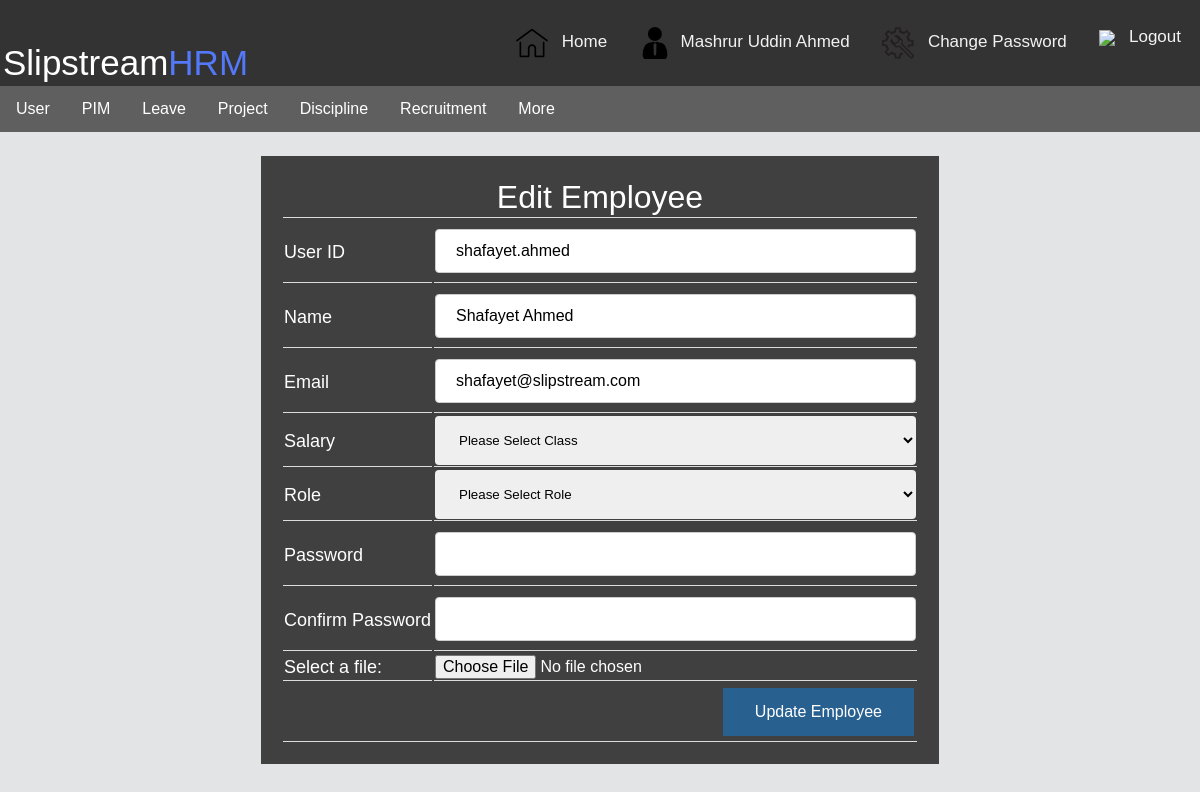
Page /?admin_user_edit&id=27 (signed in) on the committed database.
### tables this page shows
CREATE TABLE `user` (
  `id` int(100) NOT NULL,
  `user_id` varchar(250) DEFAULT NULL,
  `name` varchar(250) DEFAULT NULL,
  `password` varchar(200) DEFAULT NULL,
  `email` varchar(200) DEFAULT NULL,
  `salary` int(100) DEFAULT NULL,
  `user_type` varchar(100) DEFAULT NULL,
  `user_image` varchar(250) DEFAULT NULL,
  `job_title` varchar(200) DEFAULT NULL,
  `sub_unit` varchar(200) DEFAULT NULL,
  `married` varchar(200) DEFAULT NULL,
  `workshift` varchar(200) DEFAULT NULL,
  `smoker` varchar(100) DEFAULT NULL,
  `dob` varchar(200) DEFAULT NULL,
  `gender` varchar(100) DEFAULT NULL
);

### lib/data_access_helper.php (called while the page is built, shortened)
<?php
	$serverName = "localhost";
	$userName = "root";
	$dbName = "slipstream_hrm_system";
	function executeNonQuery($query){
		global $serverName, $userName, $password, $dbName;
		$result = false;
		$connection = mysqli_connect($serverName, $userName, "", $dbName);
		if($connection){
			$result = mysqli_query($connection, $query);
		}
		return $result;
	}
	function executeQuery($query){
		return executeNonQuery($query);
	}
?>

### data/user_data_access.php (called while the page is built, shortened)
<?php require_once(APP_ROOT."/lib/data_access_helper.php") ?>
<?php
	function getUserByIdFromDb($id){
		$query = "SELECT * FROM user WHERE id=$id";
		$result = executeQuery($query);
		$user = null;
		if($result){
			$user = mysqli_fetch_assoc($result);
		}
		return $user;
	}
?>

### core/user_service.php (called while the page is built, shortened)
<?php require_once(APP_ROOT."/data/user_data_access.php") ?>
<?php
    function getUserById($id){
        return getUserByIdFromDb($id);
    }
?>

### app/view/admin/user_edit.php (the view, shortened to what this page needs)
<?php
  $error_id = "";
	$error_password="";
	$error_confirm_password="";
	$error_name = "";
	$error_email = "";
  $error_salary="";
  $error_userType="";
  $error_user_image="";
  $user_id = $user['user_id'];
	$name = $user['name'];
	$email = $user['email'];
?>
<!DOCTYPE HTML PUBLIC "-//W3C//DTD HTML 4.01//EN" "http://www.w3.org/TR/html4/strict.dtd">
<html>
<head>
  <link rel="stylesheet" type="text/css" href="/Slipstream_HRM_System/app/view/css/edit.css">
</head>
<body bgcolor="#e3e4e5">
<div>
   <center>
      <form method="post" enctype="multipart/form-data"  onsubmit="return validateForm()" name="myForm">
       <table  style="margin-bottom: 100px;" align="center" class="edittable" style="width: 100%">
          <tr align="center">
             <td colspan="2" style="text-align: center">
                <font size="6">	Edit Employee </font>
             </td>
          </tr>
          <tr align="center">
             <td>
                <font size="4">	User ID </font>
             </td>
             <td>
                <input type="text" value="<?= $user_id; ?>" name="user_id" size=45/><br/><span class="error"><?php echo $error_id; ?></span>
             </td>
          </tr>
          <tr align="center">
             <td>
                <font size="4">	Name </font>
             </td>
             <td>
                <input type="text" value="<?= $name; ?>" name="name" size=45 readonly="readonly"/><br/><span class="error"><?php echo $error_name; ?></span>
             </td>
          </tr>
          <tr align="center">
             <td>
                <font size="4">	Email </font>
             </td>
             <td>
                <input type="text" value="<?= $email; ?>" name="email" size=45/><br/><span class="error"><?php echo $error_email; ?></span>
             </td>
          </tr>
           <tr align="center">
             <td>
                <font size="4"> Salary </font>
             </td>
             <td>
                <select name="salary" >
                   <option value="">Please Select Class</option>
                </select>
                <br/><span class="error"><?php echo $error_salary; ?></span>
             </td>
          </tr>
          <tr align="center">
             <td>
                <font size="4">	Role </font>
             </td>
             <td>
                <select name="userType" >
                   <option value="">Please Select Role</option>
                </select>
                <br/><span class="error"><?php echo $error_userType; ?></span>
             </td>
          </tr>
          <tr align="center">
             <td>
                <font size="4">Password </font>
             </td>
             <td>
                <input type="password" name="password" size=45/>
                <br/><span class="error"><?php echo $error_password; ?></span>
             </td>
          </tr>
           <tr align="center">
             <td>
                <font size="4">Confirm Password</font>
             </td>
             <td>
                <input type="password" name="confirmPassword" size=45/>
                <br/><span class="error"><?php echo $error_confirm_password; ?></span>
             </td>
          </tr>
          <tr align="center">
             <td >
               <font size="4"> Select a file:</font>
               </td>
               <td>
               <input type="file" name="user_image"/>
                <br/><span class="error"><?php echo $error_user_image; ?></span>
             </td>
          </tr>
          <tr align="center">
             <td colspan="2" align="right" style="text-align: right">
                <button type="submit"  class="button"  name="submit">Update Employee </button>
             </td>
          </tr>
       </table>
      </form>
   </center>
</div>
</body>
</html>

### app/view/css/header.css (style rules this page uses)
body { margin:0; }

### app/view/css/edit.css (style rules this page uses)
body { font-size: 100%; font-family: "PT Sans", sans-serif; color: #505260; }
input { font-family: "PT Sans", sans-serif; font-size: 16px; font-size: 1rem; }
.edittable { background-color:#404040; color:white; padding: 20px; margin-top: 2%; }
.edittable td { text-align: left; border-bottom: 1px solid #ddd; font-size: 20px; }
.edittable input[type=text], input[type=password],input[type=number] { width: 100%; padding: 12px 20px; margin: 8px 0; display: inline-block; border: 1px solid #ccc; border-radius: 4px; box-sizing: border-box; }
.edittable select { width: 100%; padding: 16px 20px; border: none; border-radius: 4px; }
.edittable .button { background-color: #286090; border: none; color: white; padding: 15px 32px; text-align: center; text-decoration: none; display: inline-block; font-size: 16px; margin: 4px 2px; cursor: pointer; }

### rows in the picture
user: user_id "shafayet.ahmed", name "Shafayet Ahmed", email "shafayet@slipstream.com"

### other values in the picture
$_SESSION[name] "Mashrur Uddin Ahmed"
